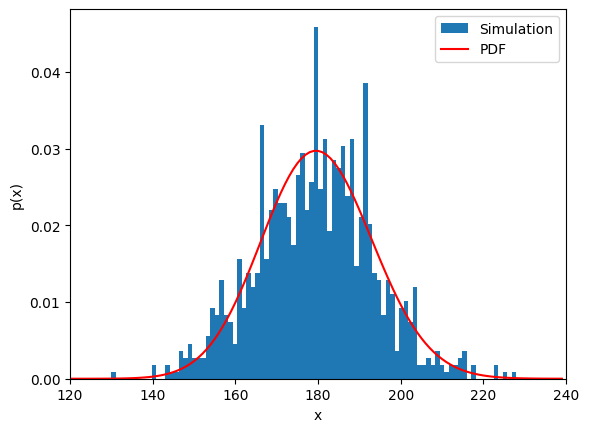
#> input picture notebooks/misc/img/PDF_poisson.png, 589 x 432 px
$ jupyter execute --allow-errors figures.ipynb
#> lines starting #> are read from the running program, lines starting #| are printed output that depends on the picture
# Figures

[cell 1]
from PIL import Image
from PIL import ImageFont
from PIL import ImageDraw

[cell 2]
def merge_figure(filenames: list,
                 filepath: str,
                 size: tuple = (2, 2), # (x, y)
                 labels: list = None,
                 text_color: tuple = (0, 0, 0),
                 font_size: int = 24,
                 background_color: tuple = (255, 255, 255)):
    #DOC

    # Read images
#> called with filepath = 'img/merge_PDF.png', size = (2, 2), text_color = (0, 0, 0), font_size = 24, background_color = (255, 255, 255)
    images = [Image.open(x) for x in filenames]
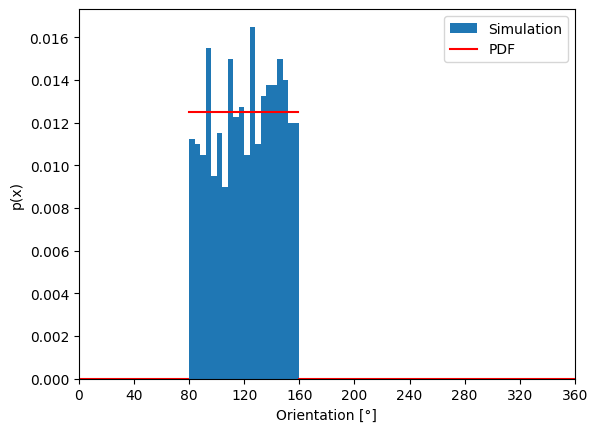
#> input picture notebooks/misc/img/PDF_uniform.png, 598 x 432 px
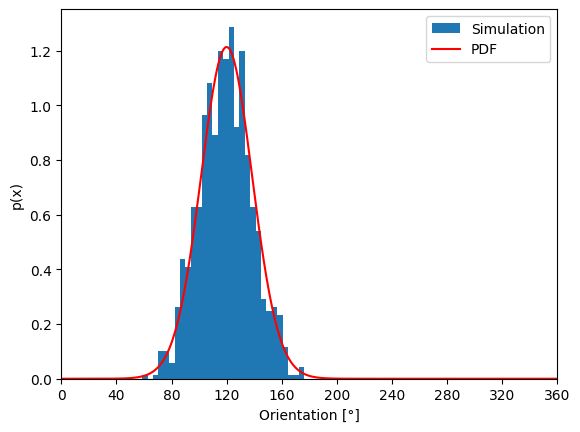
#> input picture notebooks/misc/img/PDF_vonmises.png, 580 x 432 px
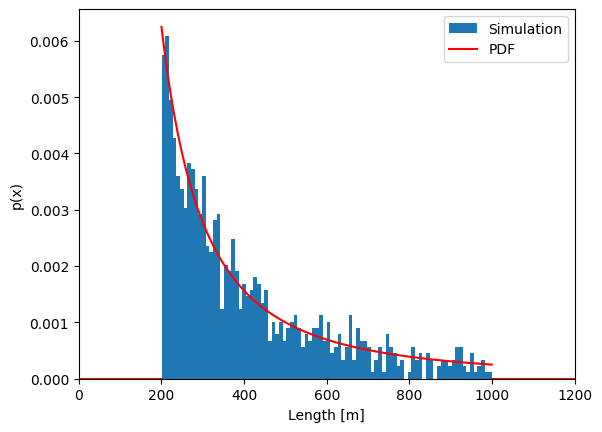
#> input picture notebooks/misc/img/PDF_power.png, 602 x 432 px
#> images = 4 items

    # Get image size
    nx = size[0]
    ny = size[1]

    # Get dimensions
    widths, heights = zip(*(i.size for i in images))
#> widths = (589, 598, 580, 602); heights = (432, 432, 432, 432)
    width = max(widths)
#> width = 602
    height = max(heights)
#> height = 432
    blank_space_width = width
#> blank_space_width = 602
    blank_space_height = int(height / 10)
#> blank_space_height = 43

    # Resize the images
    images = [im.resize((width, height), Image.Resampling.LANCZOS)for im in images]
    total_width = width * nx
#> total_width = 1204
    if labels is not None:
        total_height = (height * ny) + (blank_space_height * ny)
#> total_height = 950
    else:
        total_height = (height * ny)

    # Define the variables for font
    font = ImageFont.truetype("arial.ttf", font_size)
    x_padding = 0
    y_padding = 10

    # Paste the images / Add blank spaces / Print text
    new_image = Image.new('RGB', (total_width, total_height), background_color)
#> new_image: PIL image 1204x950 RGB; every value is 255
    blank_position = 0
    # ys = [0, 1]
    # xs = [0, 1]
    ys = list(range(size[1]))
    xs = list(range(size[0]))
    for (j, y) in enumerate(ys):
        for (i, x) in enumerate(xs):
            n = x + y * len(xs)
            x_location = i*width
            if labels is not None:
                y_location = j*height + (y + 1 - blank_position) * blank_space_height
            else:
                y_location = j*height
            new_image.paste(images[n], (x_location, y_location))

            # Print text
            if labels is not None:
                draw = ImageDraw.Draw(new_image)
                draw_x_location = (width / 2) + i * width
                draw_x_location = draw_x_location - x_padding
                draw_y_location = (blank_space_height / 2) + ((j + blank_position) * (height + blank_space_height))
                draw_y_location = draw_y_location - y_padding
                draw.text((draw_x_location, draw_y_location), labels[n], text_color, font=font)
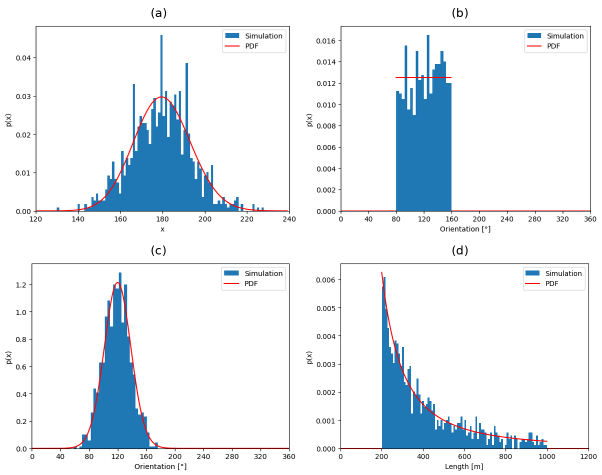
#> new_image: PIL image 1204x950 RGB (shown at 1/2 size); mean R, G, B 230.2, 237.2, 242.9

    # new_image.show()
    new_image.save(filepath)
    return None

[cell 3]
# Merge figures from PDFs
filenames = [
    'img/PDF_poisson.png',
    'img/PDF_uniform.png',
    'img/PDF_vonmises.png',
    'img/PDF_power.png',
]
labels = ['(a)', '(b)', '(c)', '(d)']
merge_figure(filenames=filenames, labels=labels, filepath='img/merge_PDF.png')

[cell 4]
# Merge figures from example 1
filenames = [
    '../paper/fig/example_01_karst.png',
    '../paper/fig/example_01_fracturation.png',
    '../paper/fig/example_01_cost.png',
    '../paper/fig/example_01_time.png',
]
labels = ['(a)', '(b)', '(c)', '(d)']
#> (the rest of this cell did not finish here and is left out)

#> call 2 of merge_figure, with filepath = 'img/example_01_merge.png', size = (2, 2), text_color = (0, 0, 0), font_size = 24, background_color = (255, 255, 255)
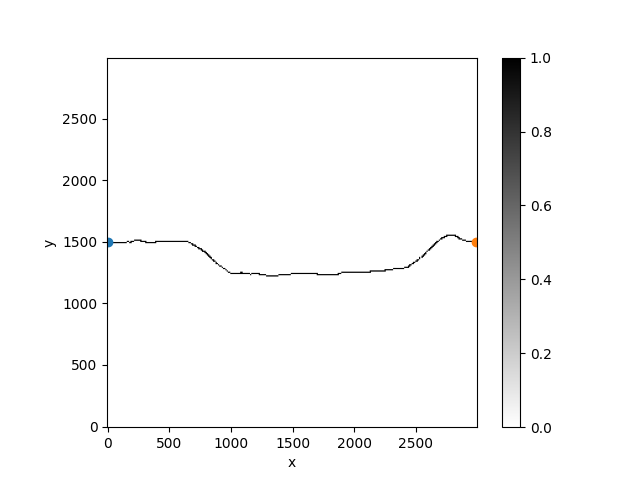
#> input picture notebooks/paper/fig/example_01_karst.png, 640 x 480 px

[cell 5]
# Merge figures from conceptual model
filenames = ['cp_geology.png', 'cp_faults.png', 'cp_fractures.png', 'cp_conceptual_model.png']
#> filenames = ['cp_geology.png', 'cp_faults.png', 'cp_fractures.png', 'cp_conceptual_model.png']
path = 'img/'
filenames = [path + filename for filename in filenames]
#> filenames = ['img/cp_geology.png', 'img/cp_faults.png', 'img/cp_fractures.png', 'img/cp_conceptual_model.png']
#> (the rest of this cell did not finish here and is left out)


[cell 6]
# Merge figures from importance factor
filenames = [
    'img/if_o-1_i-1.png',
    'img/if_o-1_i-1-1.png',
    'img/if_o-1_i-1-1-1.png',
    'img/if_o-1-1_i-1.png',
    'img/if_o-1-1_i-1-1.png',
    'img/if_o-1-1_i-1-1-1.png',
    'img/if_o-1-1-1_i-1.png',
    'img/if_o-1-1-1_i-1-1.png',
    'img/if_o-1-1-1_i-1-1-1.png'
]
#> filenames = ['img/if_o-1_i-1.png', 'img/if_o-1_i-1-1.png', 'img/if_o-1_i-1-1-1.png', 'img/if_o-1-1_i-1.png', 'img/if_o-1-1_i-1-1.png', 'img/if_o-1-1_i-1-1-1.png', 'img/if_o-1-1-1_i-1.png', 'img/if_o-1-1-1_i-1-1.png', 'img/if_o-1-1-1_i-1-1-1.png']
filenames = [
    'img/if_o-1_i-1.png',
    'img/if_o-1_i-1-2.png',
    'img/if_o-1_i-1-2-3.png',
    'img/if_o-1-1_i-1.png',
    'img/if_o-1-1_i-1-2.png',
    'img/if_o-1-1_i-1-2-3.png',
    'img/if_o-1-1-1_i-1.png',
    'img/if_o-1-1-1_i-1-2.png',
    'img/if_o-1-1-1_i-1-2-3.png',
]
labels = [
    '(a)', '(b)', '(c)',
    '(d)', '(e)', '(f)',
    '(g)', '(h)', '(i)',
]
#> (the rest of this cell did not finish here and is left out)
